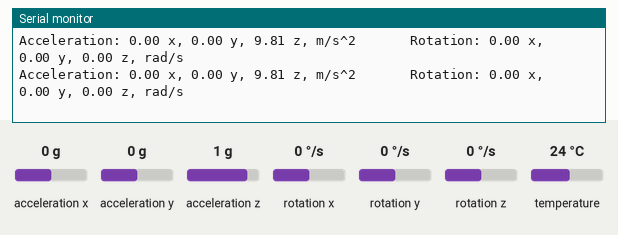
This sketch was run on a simulated Arduino Uno, built with avr-gcc and run on an emulated ATmega328P. On the bench: the last lines printed to the serial monitor. The inputs (shaded band) are chosen by the test bench; at power-on: acceleration x 0 g, acceleration y 0 g, acceleration z 1 g, rotation x 0 °/s, rotation y 0 °/s, rotation z 0 °/s, temperature 24 °C.

Above: at 1.2 s.
1.3 s: acceleration x set to -1.4 g
At 1.53 s:
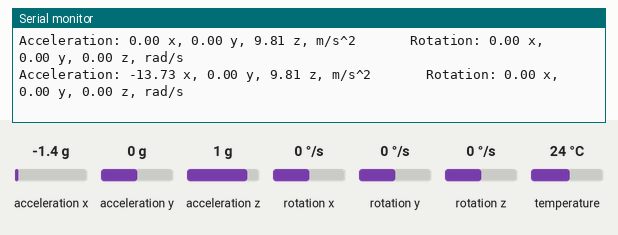
4.3 s: acceleration x set to -0.8 g
At 4.4 s:
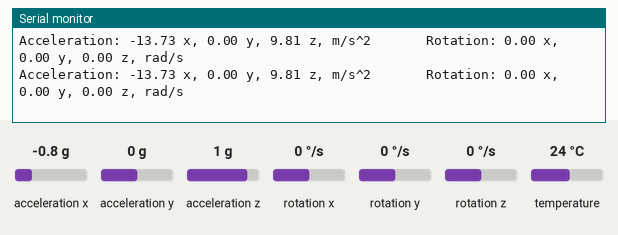
7.3 s: acceleration y set to -0.8 g
At 7.38 s:
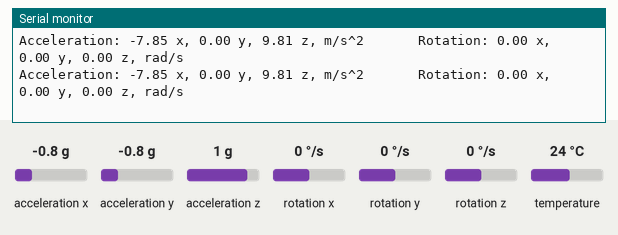
10.3 s: acceleration y set to 0 g
At 10.38 s:
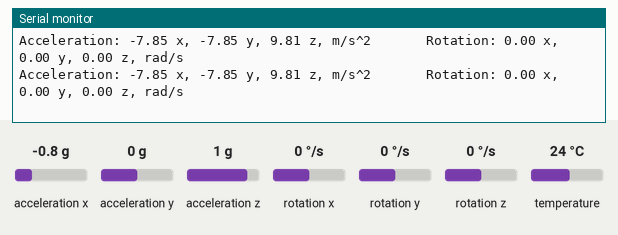
13.3 s: acceleration z set to -1.4 g
At 13.49 s:
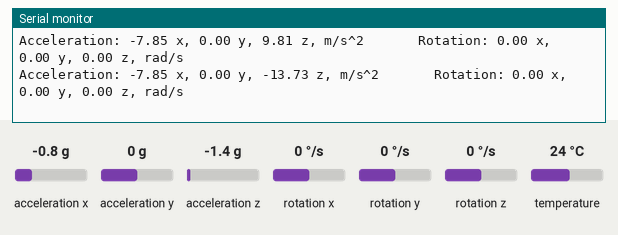
14.8 s: rotation x set to -192 °/s
At 14.8 s:
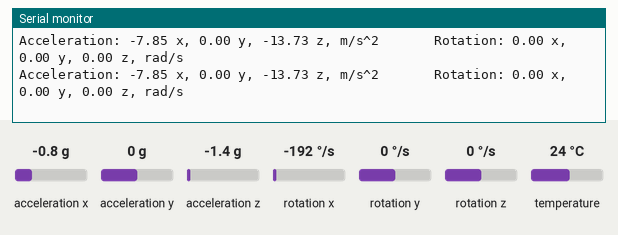
Timing chart, 0 to 17.8 s (numbered marks = the images above; inputs shaded):
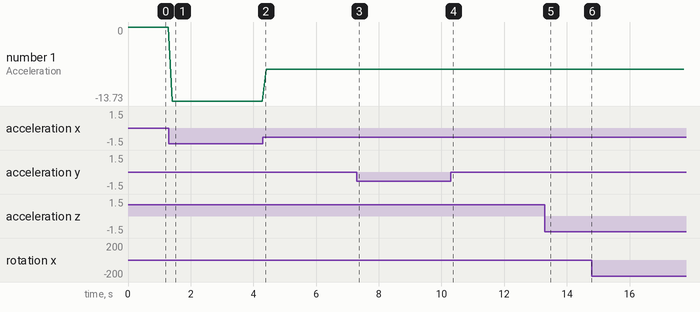

Measured:
- after the input at 1.3 s, the serial monitor: prints a new line after 0.11 s (image 1)
- after the input at 13.3 s, the serial monitor: prints a new line after 0.07 s (image 5)
- plotted number 1: 0 → -13.73 after the input at 1.3 s, -13.73 → -7.85 after the input at 4.3 s

The sketch:

sonic.ino
```cpp
#include <Wire.h>
#include <Adafruit_MPU6050.h>
#include <Adafruit_Sensor.h>

Adafruit_MPU6050 mpu;

void setup() {
  Serial.begin(9600);
  while (!Serial) {
    delay(10);
  }
  if (!mpu.begin()) {
    Serial.println("Failed to find MPU6050 chip");
    while (1) {
      delay(10);
    }
  }
  mpu.setAccelerometerRange(MPU6050_RANGE_8_G);
  mpu.setGyroRange(MPU6050_RANGE_500_DEG);
  mpu.setFilterBandwidth(MPU6050_BAND_21_HZ);
}

void loop() {
  sensors_event_t a, g, temp;
  mpu.getEvent(&a, &g, &temp);

  Serial.print("Acceleration: ");
  Serial.print(a.acceleration.x);
  Serial.print(" x, ");
  Serial.print(a.acceleration.y);
  Serial.print(" y, ");
  Serial.print(a.acceleration.z);
  Serial.print(" z, m/s^2\t");
  Serial.print("     Rotation: ");
  Serial.print(g.gyro.x);
  Serial.print(" x, ");
  Serial.print(g.gyro.y);
  Serial.print(" y, ");
  Serial.print(g.gyro.z);
  Serial.print(" z, rad/s");

  Serial.println();
  delay(100);
}
```
